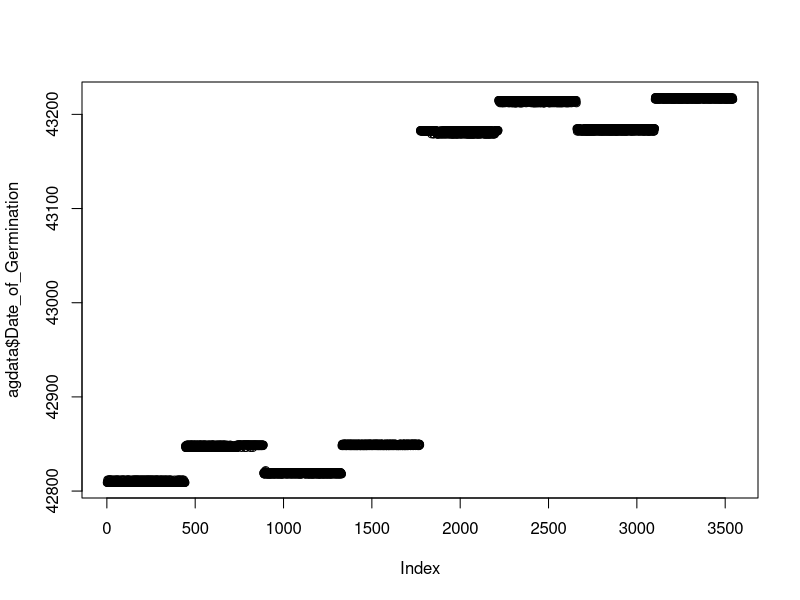
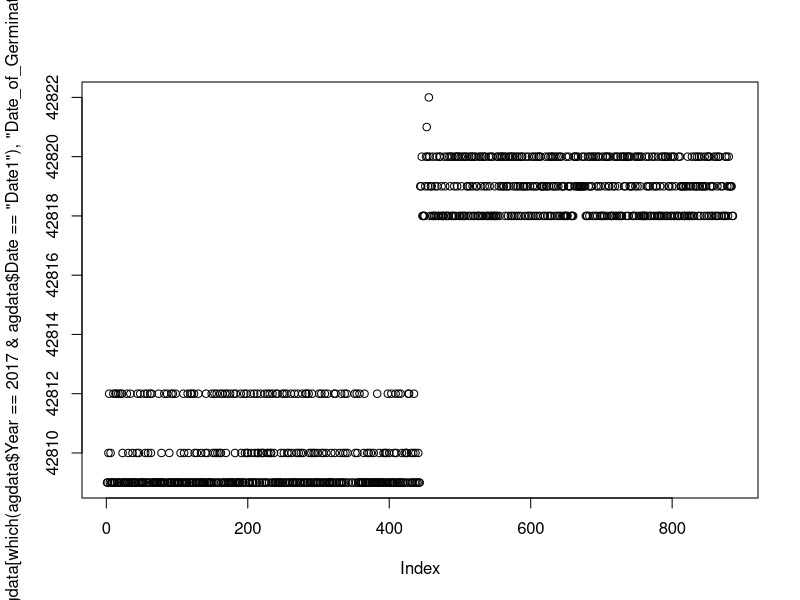
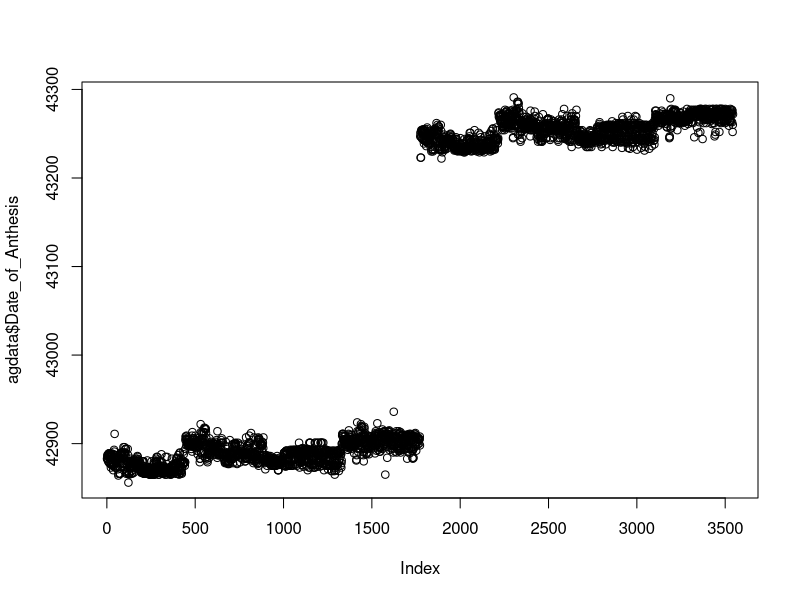
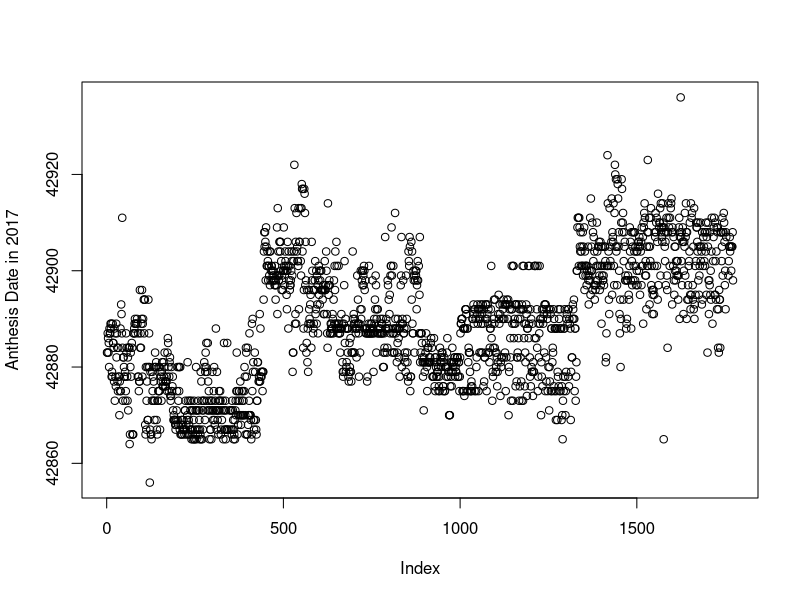
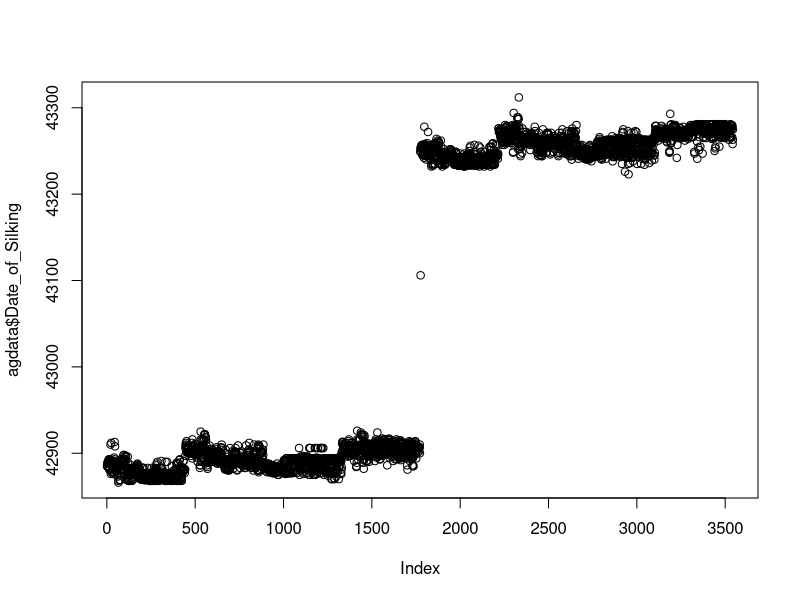
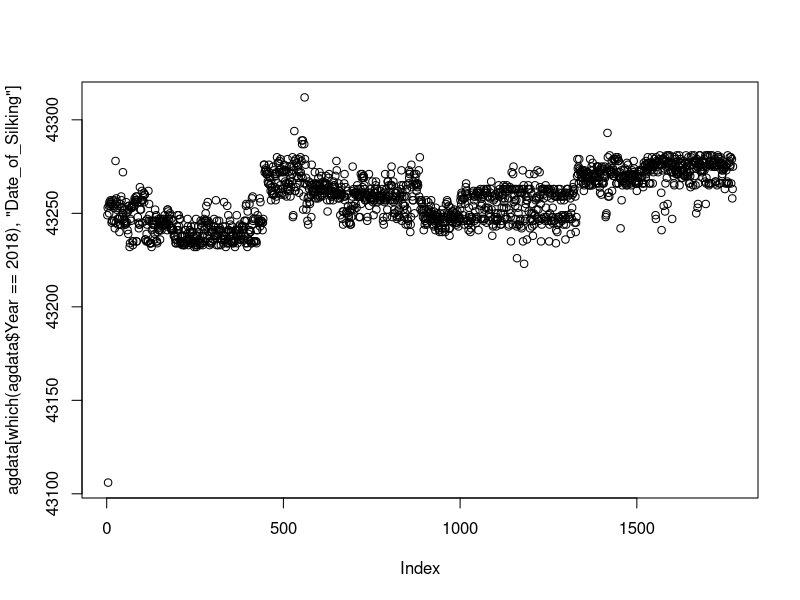
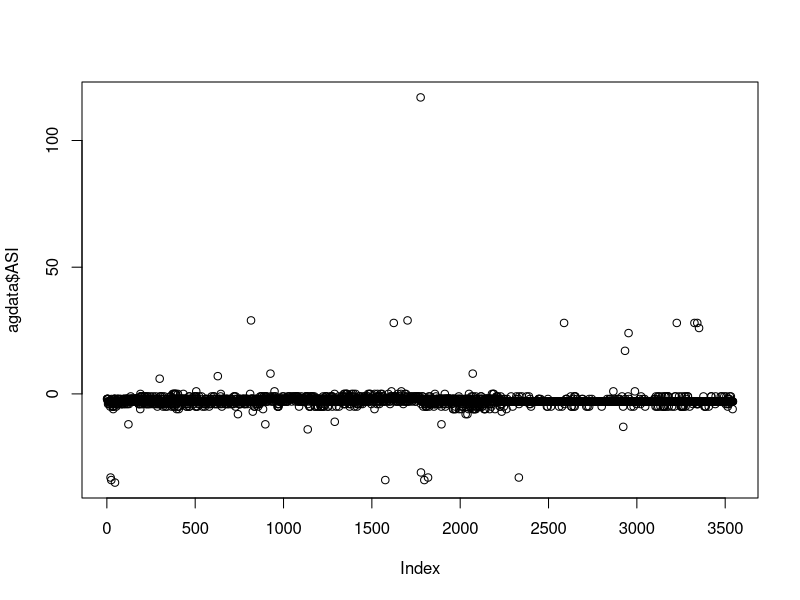
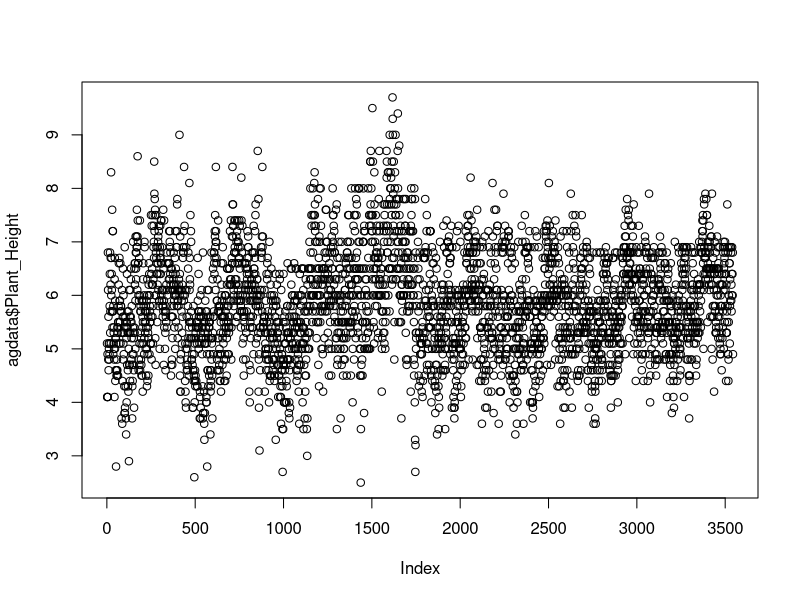

R code for these plots, in order: (Note: this script raises an error after producing the figures.)
setwd("../Desktop/Rworkshop")

# read in data and examine
agdata<-read.csv("Combined_Data_15_02_19.csv",head=T)
str(agdata)
# In Excel's numeric dates, January 1, 1900 is valued as 1
dayzero<-as.Date("1900-01-01") - 1
# dates read as factors; must change this!
agdata$Date_of_Anthesis<-as.integer(as.character(agdata$Date_of_Anthesis))
agdata$Date_of_Germination<-as.integer(as.character(agdata$Date_of_Germination))
agdata$Date_of_Silking<-as.integer(as.character(agdata$Date_of_Silking))
str(agdata)

#let's check a few traits
summary(agdata$Date_of_Germination)
plot(agdata$Date_of_Germination)
plot(agdata[which(agdata$Year==2017 & agdata$Date=="Date1"),"Date_of_Germination"])

summary(agdata$Date_of_Anthesis)
#These trials should range 2017-2018, so 42734-43463
subset(agdata,Date_of_Anthesis<42734)
dayzero + 39226 #this is in 2007, should be 2017
as.Date("2017-05-25") - dayzero
agdata[which(agdata$Date_of_Anthesis==39226),"Date_of_Anthesis"]<-42879
dayzero + 39229 #also in 2007, should be 2018
as.Date("2018-05-28") - dayzero
agdata[which(agdata$Date_of_Anthesis==39229),"Date_of_Anthesis"]<-43247
summary(agdata$Date_of_Anthesis)
subset(agdata,Date_of_Anthesis>43463)
dayzero + 46523 #this is in 2027! beware of data from the future! should be 2018
as.Date("2018-05-17") - dayzero
agdata[which(agdata$Date_of_Anthesis==46523),"Date_of_Anthesis"]<-43236
summary(agdata$Date_of_Anthesis)
plot(agdata$Date_of_Anthesis)
plot(agdata[which(agdata$Year==2017),"Date_of_Anthesis"],ylab="Anthesis Date in 2017")
subset(agdata,Year==2017 & Date_of_Anthesis>42920)
#can also use identify()
identify(agdata[which(agdata$Year==2017),"Date_of_Anthesis"])
#must press Esc when done interacting with the graph
agdata[c(44,122,531,1417,1531,1576,1624),]

summary(agdata$Date_of_Silking) #again, should be within 42734-43463
subset(agdata,Date_of_Silking<42734)
dayzero + 39240 #2007 should be 2018
as.Date("2018-06-08") - dayzero
agdata[which(agdata$Date_of_Silking==39240),"Date_of_Silking"]<-43258
summary(agdata$Date_of_Silking)
plot(agdata$Date_of_Silking)
plot(agdata[which(agdata$Year==2018),"Date_of_Silking"])
identify(agdata[which(agdata$Year==2018),"Date_of_Silking"])
agdata[c(4,25,46,560,1181,1417),]

agdata$ASI<-agdata$Date_of_Anthesis-agdata$Date_of_Silking
summary(agdata$ASI)
plot(agdata$ASI)
largeASI<-subset(agdata,abs(agdata$ASI)>10,
                 select=c(1,grep("Date_",colnames(agdata)),18))
largeASI$Date_of_Germination<-dayzero + largeASI$Date_of_Germination
largeASI$Date_of_Anthesis<-dayzero + largeASI$Date_of_Anthesis
largeASI$Date_of_Silking<-dayzero + largeASI$Date_of_Silking
largeASI
#In this case, entries need to be flagged to compare to collected data.
#Sometimes we don't have original data to compare and must decide a threshold to remove -
#this should be based on a cutoff of some kind and must be documented/reproducible!

summary(agdata$Plant_Height)
plot(agdata$Plant_Height)
#values may be accurate, but there is a pattern, let's try to identify it
plot(agdata$Plant_Height,col=agdata$Trial)
#trials were not randomized, therefore we cannot use normal row-range effects.
#With field layouts, could use repeated checks only to model spatial variation
#across the field, then use that as a covariate to adjust values
#for other (non-check) varieties.
#Otherwise, this all becomes part of the error and reduces heritability
#as well as power to do genetic mapping

